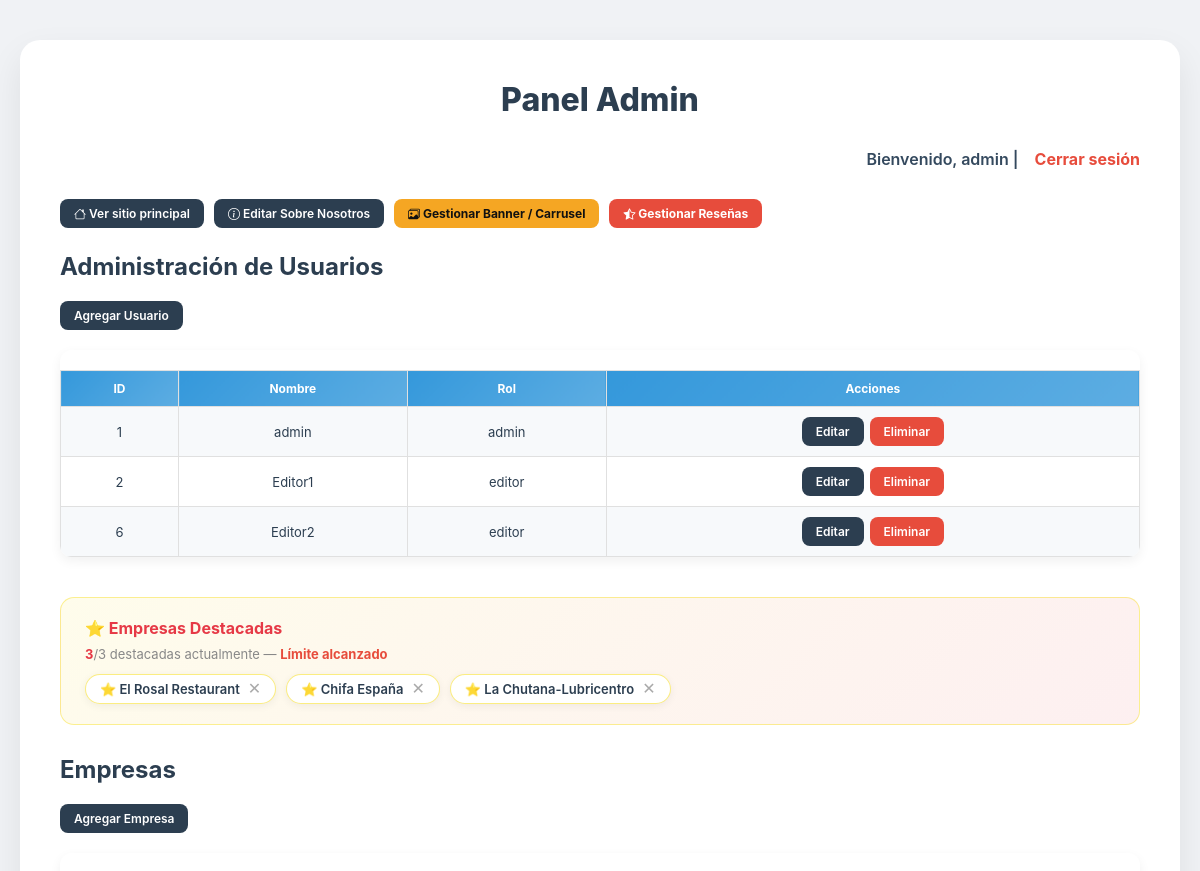
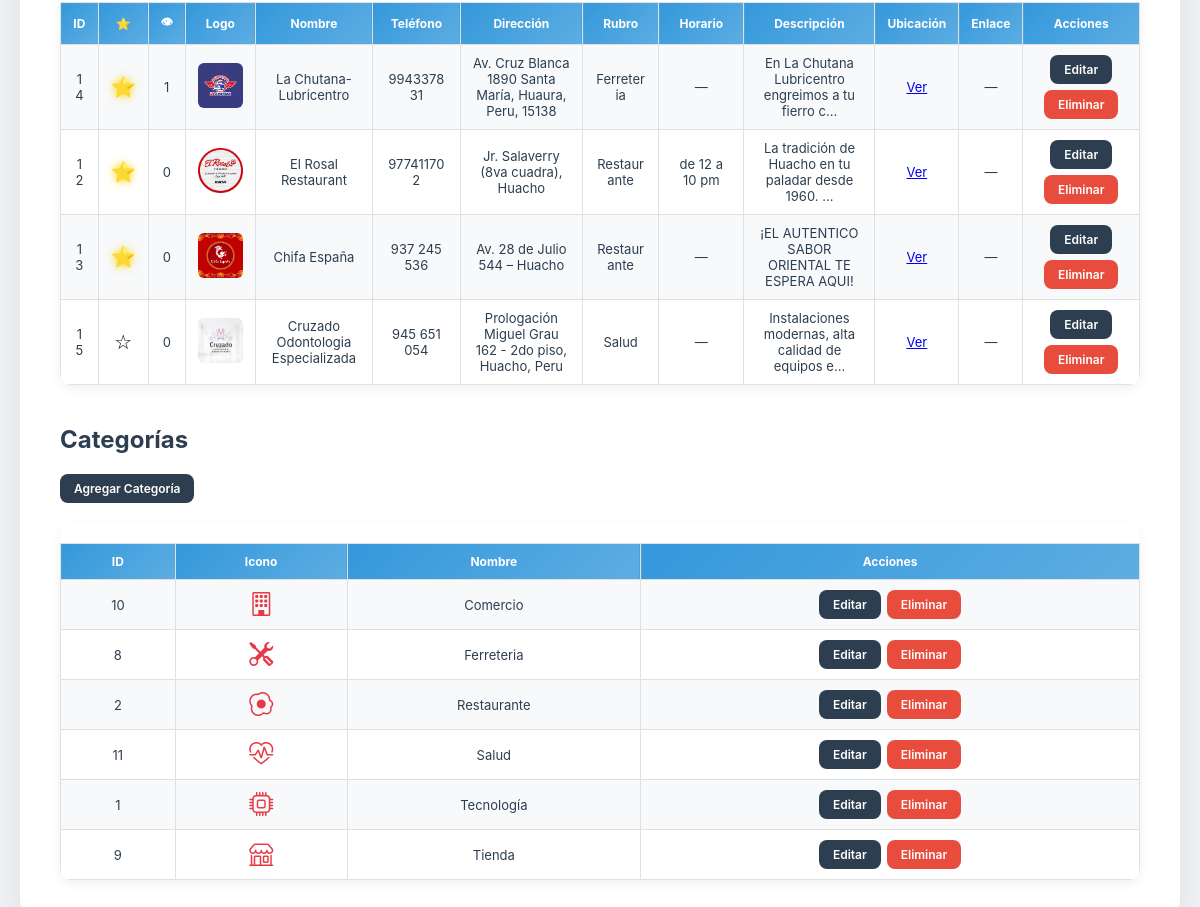
Page /login/admin.php (signed in) on the earlier database version (2 pictures, top to bottom).
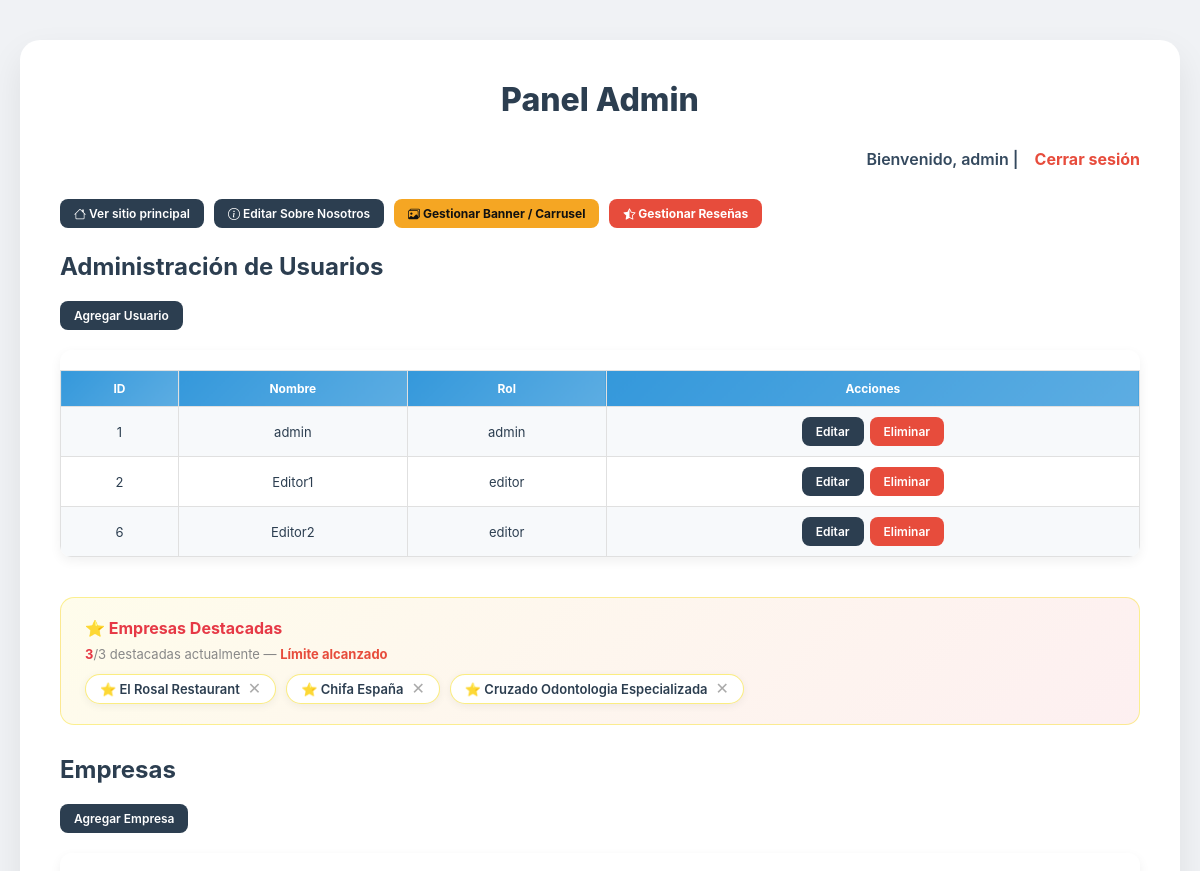
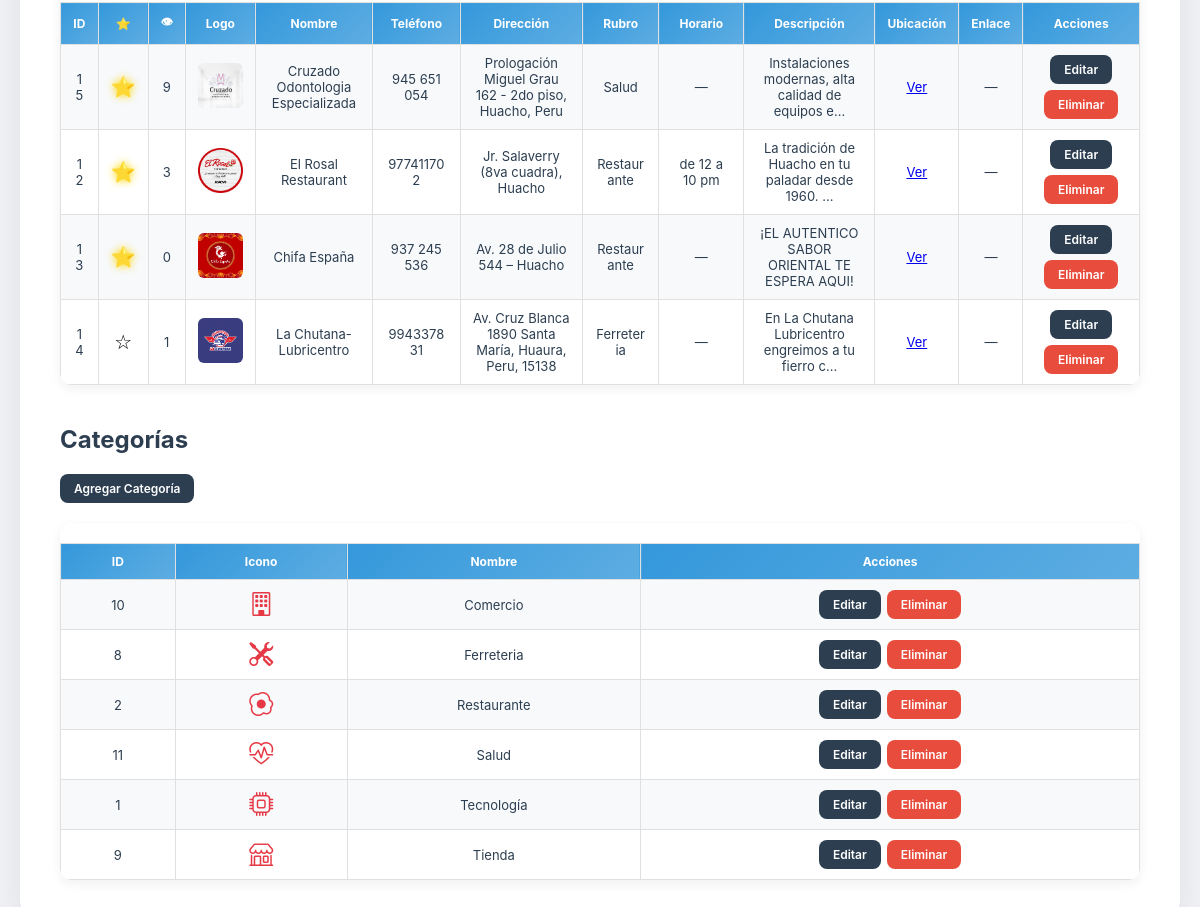
Same page on the later database version (2 pictures, top to bottom).
### tables this page shows
CREATE TABLE `usuarios` (
  `id_usuario` int(11) NOT NULL,
  `nombre` varchar(100) NOT NULL,
  `email` varchar(255) DEFAULT NULL,
  `contraseña_hash` varchar(255) NOT NULL,
  `rol` enum('admin','editor','viewer') DEFAULT 'viewer',
  `fecha_registro` timestamp NOT NULL DEFAULT current_timestamp()
);

CREATE TABLE `empresas` (
  `id_empresa` int(11) NOT NULL,
  `logo` varchar(255) DEFAULT NULL,
  `nombre` varchar(150) NOT NULL,
  `email` varchar(100) DEFAULT NULL,
  `telefono` varchar(20) DEFAULT NULL,
  `direccion` varchar(200) DEFAULT NULL,
  `id_categoria` int(11) DEFAULT NULL,
  `fecha_registro` timestamp NOT NULL DEFAULT current_timestamp(),
  `horario` varchar(100) DEFAULT NULL,
  `descripcion` text DEFAULT NULL,
  `ubicacion_link` varchar(500) DEFAULT NULL,
  `link_empresa` varchar(255) DEFAULT NULL,
  `vistas` int(11) DEFAULT 0,
  `destacada` tinyint(1) DEFAULT 0,
  `facebook` varchar(255) DEFAULT NULL
);

CREATE TABLE `categorias` (
  `id_categoria` int(11) NOT NULL,
  `nombre` varchar(100) NOT NULL,
  `descripcion` text DEFAULT NULL,
  `icono` varchar(50) DEFAULT 'bi-briefcase'
);

### login/admin.php (the view, shortened to what the changed rows need)
<?php
include '../db.php';
$rol = $_SESSION['rol'];
?>
<!DOCTYPE html>
<html lang="es">
<head>
<link rel="stylesheet" href="/guiaempresarial.pe/assets/css/login.css">
<link rel="stylesheet" href="https://cdn.jsdelivr.net/npm/bootstrap-icons@1.11.3/font/bootstrap-icons.min.css">
</head>
<body>
<div class="panel-container">
<section class="panel">
<h1 class="panel-title">Panel <?= ucfirst($rol) ?></h1>
<h2>Administración de Usuarios</h2><br>
<br><br>
<div class="table-wrap">
<table>
<tr>
    <th>ID</th>
    <th>Nombre</th>
    <th>Rol</th>
    <th>Acciones</th>
</tr>
<?php
$res = $conexion->query("SELECT id_usuario, nombre, rol FROM usuarios");
while ($fila = $res->fetch_assoc()):
?>
<tr>
    <td><?= $fila['id_usuario'] ?></td>
    <td><?= htmlspecialchars($fila['nombre']) ?></td>
    <td><?= htmlspecialchars($fila['rol']) ?></td>
    <td>
        <div class="acciones">
            <a href="editar_usuario.php?id=<?= $fila['id_usuario'] ?>" class="btn">Editar</a>
            <a href="eliminar_usuario.php?id=<?= $fila['id_usuario'] ?>"
               class="btn btn-danger"
               onclick="return confirm('¿Eliminar este usuario?');">Eliminar</a>
        </div>
    </td>
</tr>
<?php endwhile; ?>
</table>
</div>
<br><br>
<?php
$res_dest   = $conexion->query("SELECT id_empresa, nombre FROM empresas WHERE destacada=1");
$total_dest = $res_dest->num_rows;
?>
<div class="destacadas-section">
    <?php if ($total_dest > 0): ?>
    <div class="destacadas-lista">
        <?php while ($d = $res_dest->fetch_assoc()): ?>
        <div class="destacada-chip" id="chip-<?= $d['id_empresa'] ?>">
            ⭐ <?= htmlspecialchars($d['nombre']) ?>
            <button onclick="toggleDestacada(<?= $d['id_empresa'] ?>, 'quitar')" title="Quitar">✕</button>
        </div>
        <?php endwhile; ?>
    </div>
    <?php else: ?>
    <p style="color:#aaa;font-size:13px;">No hay empresas destacadas. Haz clic en ☆ en la tabla para destacar una.</p>
    <?php endif; ?>
</div>
<h2>Empresas</h2><br>
<br><br>
<div class="table-wrap">
<table>
<tr>
    <th>ID</th>
    <th>⭐</th>
    <th>👁</th>
    <th>Logo</th>
    <th>Nombre</th>
    <th>Teléfono</th>
    <th>Dirección</th>
    <th>Rubro</th>
    <th>Horario</th>
    <th>Descripción</th>
    <th>Ubicación</th>
    <th>Enlace</th>
    <th>Acciones</th>
</tr>
<?php
$res = $conexion->query("
    SELECT e.id_empresa, e.logo, e.nombre, e.telefono, e.direccion,
           e.descripcion, e.horario, e.ubicacion_link, e.link_empresa,
           e.destacada, e.vistas, c.nombre AS categoria
    FROM empresas e
    JOIN categorias c ON e.id_categoria = c.id_categoria
    ORDER BY e.destacada DESC, e.vistas DESC
");
while ($fila = $res->fetch_assoc()):
?>
<tr id="fila-<?= $fila['id_empresa'] ?>">
    <td><?= $fila['id_empresa'] ?></td>
    <td>
        <button class="btn-estrella <?= $fila['destacada'] ? 'activa' : '' ?>"
                onclick="toggleDestacada(<?= $fila['id_empresa'] ?>, '<?= $fila['destacada'] ? 'quitar' : 'destacar' ?>')"
                title="<?= $fila['destacada'] ? 'Quitar destacada' : 'Destacar' ?>">
            <?= $fila['destacada'] ? '⭐' : '☆' ?>
        </button>
    </td>
    <td><?= number_format($fila['vistas']) ?></td>
    <td>
        <?php if (!empty($fila['logo'])): ?>
        <img src="/guiaempresarial.pe/assets/img/<?= htmlspecialchars($fila['logo']) ?>"
             style="width:45px;height:45px;object-fit:cover;border-radius:6px;">
        <?php else: ?>—<?php endif; ?>
    </td>
    <td><?= htmlspecialchars($fila['nombre']) ?></td>
    <td><?= htmlspecialchars($fila['telefono'] ?? '—') ?></td>
    <td><?= htmlspecialchars($fila['direccion'] ?? '—') ?></td>
    <td><?= htmlspecialchars($fila['categoria']) ?></td>
    <td><?= !empty($fila['horario']) ? htmlspecialchars($fila['horario']) : '—' ?></td>
    <td><?= !empty($fila['descripcion']) ? htmlspecialchars(mb_strimwidth($fila['descripcion'], 0, 50, '…')) : '—' ?></td>
    <td>
        <?php if (!empty($fila['ubicacion_link'])): ?>
        <a href="<?= htmlspecialchars($fila['ubicacion_link']) ?>" target="_blank">Ver</a>
        <?php else: ?>—<?php endif; ?>
    </td>
    <td>
        <?php if (!empty($fila['link_empresa'])): ?>
        <a href="<?= htmlspecialchars($fila['link_empresa']) ?>" target="_blank">Ver</a>
        <?php else: ?>—<?php endif; ?>
    </td>
    <td>
        <div class="acciones">
            <a href="editar.php?id=<?= $fila['id_empresa'] ?>" class="btn">Editar</a>
            <a href="eliminar.php?id=<?= $fila['id_empresa'] ?>" class="btn btn-danger"
               onclick="return confirm('¿Eliminar esta empresa?');">Eliminar</a>
        </div>
    </td>
</tr>
<?php endwhile; ?>
</table>
</div>
<br><br>
<h2>Categorías</h2><br>
<br><br>
<div class="table-wrap">
<table>
<tr>
    <th>ID</th>
    <th>Icono</th>
    <th>Nombre</th>
    <th>Acciones</th>
</tr>
<?php
$res_cat = $conexion->query("SELECT * FROM categorias ORDER BY nombre ASC");
while ($cat = $res_cat->fetch_assoc()):
?>
<tr>
    <td><?= $cat['id_categoria'] ?></td>
    <td style="font-size:22px;">
        <i class="bi <?= htmlspecialchars($cat['icono'] ?? 'bi-briefcase') ?>"></i>
    </td>
    <td><?= htmlspecialchars($cat['nombre']) ?></td>
    <td>
        <div class="acciones">
            <a href="editar_categoria.php?id=<?= $cat['id_categoria'] ?>" class="btn">Editar</a>
            <a href="eliminar_categoria.php?id=<?= $cat['id_categoria'] ?>" class="btn btn-danger"
               onclick="return confirm('¿Eliminar esta categoría?');">Eliminar</a>
        </div>
    </td>
</tr>
<?php endwhile; ?>
</table>
</div>
</section>
</div>
</body>
</html>

Differences in the rows shown:
no longer on one of the page's lists (row edited): empresas: nombre "La Chutana-Lubricentro"
changed empresas "El Rosal Restaurant": vistas "0" → "3"
now on one of the page's lists (row edited): empresas: nombre "Cruzado Odontologia Especializada"
changed empresas "Cruzado Odontologia Especializada": vistas "0" → "9"; destacada "☆" → "⭐"; moves up the list
changed empresas "La Chutana-Lubricentro": destacada "⭐" → "☆"; moves down the list
